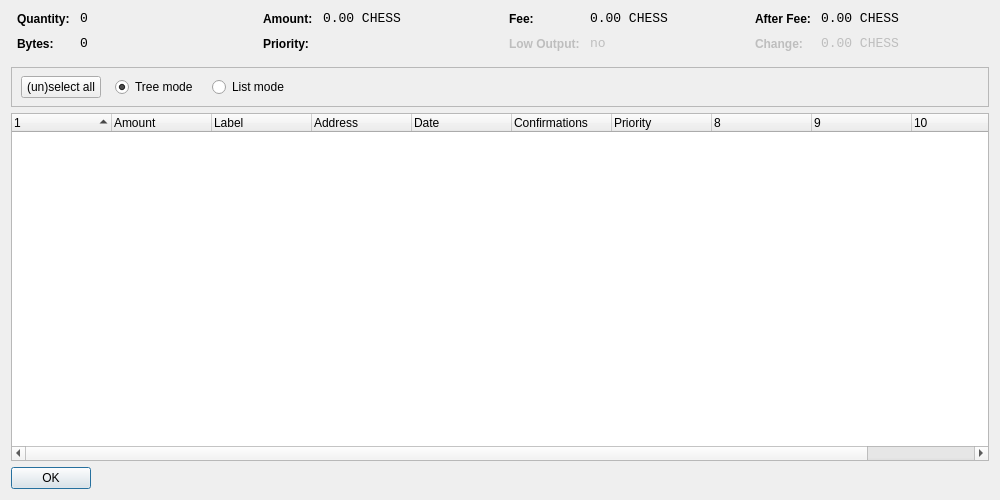
<?xml version="1.0" encoding="UTF-8"?>
<ui version="4.0">
 <class>CoinControlDialog</class>
 <widget class="QDialog" name="CoinControlDialog">
  <property name="geometry">
   <rect>
    <x>0</x>
    <y>0</y>
    <width>1000</width>
    <height>500</height>
   </rect>
  </property>
  <property name="windowTitle">
   <string>Coin Control</string>
  </property>
  <layout class="QVBoxLayout" name="verticalLayout">
   <item>
    <layout class="QHBoxLayout" name="horizontalLayoutTop" stretch="0,0,0,0">
     <property name="topMargin">
      <number>0</number>
     </property>
     <property name="bottomMargin">
      <number>10</number>
     </property>
     <item>
      <layout class="QFormLayout" name="formLayoutCoinControl1">
       <property name="horizontalSpacing">
        <number>10</number>
       </property>
       <property name="verticalSpacing">
        <number>10</number>
       </property>
       <property name="leftMargin">
        <number>6</number>
       </property>
       <property name="rightMargin">
        <number>6</number>
       </property>
       <item row="0" column="0">
        <widget class="QLabel" name="labelCoinControlQuantityText">
         <property name="styleSheet">
          <string notr="true">font-weight:bold;</string>
         </property>
         <property name="text">
          <string>Quantity:</string>
         </property>
        </widget>
       </item>
       <item row="0" column="1">
        <widget class="QLabel" name="labelCoinControlQuantity">
         <property name="font">
          <font>
           <family>Monospace</family>
           <pointsize>10</pointsize>
          </font>
         </property>
         <property name="cursor">
          <cursorShape>IBeamCursor</cursorShape>
         </property>
         <property name="contextMenuPolicy">
          <enum>Qt::ActionsContextMenu</enum>
         </property>
         <property name="text">
          <string notr="true">0</string>
         </property>
         <property name="textInteractionFlags">
          <set>Qt::LinksAccessibleByMouse|Qt::TextSelectableByKeyboard|Qt::TextSelectableByMouse</set>
         </property>
        </widget>
       </item>
       <item row="1" column="0">
        <widget class="QLabel" name="labelCoinControlBytesText">
         <property name="styleSheet">
          <string notr="true">font-weight:bold;</string>
         </property>
         <property name="text">
          <string>Bytes:</string>
         </property>
        </widget>
       </item>
       <item row="1" column="1">
        <widget class="QLabel" name="labelCoinControlBytes">
         <property name="font">
          <font>
           <family>Monospace</family>
           <pointsize>10</pointsize>
          </font>
         </property>
         <property name="cursor">
          <cursorShape>IBeamCursor</cursorShape>
         </property>
         <property name="contextMenuPolicy">
          <enum>Qt::ActionsContextMenu</enum>
         </property>
         <property name="text">
          <string notr="true">0</string>
         </property>
         <property name="textInteractionFlags">
          <set>Qt::LinksAccessibleByMouse|Qt::TextSelectableByKeyboard|Qt::TextSelectableByMouse</set>
         </property>
        </widget>
       </item>
      </layout>
     </item>
     <item>
      <layout class="QFormLayout" name="formLayoutCoinControl2">
       <property name="horizontalSpacing">
        <number>10</number>
       </property>
       <property name="verticalSpacing">
        <number>10</number>
       </property>
       <property name="leftMargin">
        <number>6</number>
       </property>
       <property name="rightMargin">
        <number>6</number>
       </property>
       <item row="0" column="0">
        <widget class="QLabel" name="labelCoinControlAmountText">
         <property name="styleSheet">
          <string notr="true">font-weight:bold;</string>
         </property>
         <property name="text">
          <string>Amount:</string>
         </property>
        </widget>
       </item>
       <item row="0" column="1">
        <widget class="QLabel" name="labelCoinControlAmount">
         <property name="font">
          <font>
           <family>Monospace</family>
           <pointsize>10</pointsize>
          </font>
         </property>
         <property name="cursor">
          <cursorShape>IBeamCursor</cursorShape>
         </property>
         <property name="contextMenuPolicy">
          <enum>Qt::ActionsContextMenu</enum>
         </property>
         <property name="text">
          <string notr="true">0.00 CHESS</string>
         </property>
         <property name="textInteractionFlags">
          <set>Qt::LinksAccessibleByMouse|Qt::TextSelectableByKeyboard|Qt::TextSelectableByMouse</set>
         </property>
        </widget>
       </item>
       <item row="1" column="0">
        <widget class="QLabel" name="labelCoinControlPriorityText">
         <property name="styleSheet">
          <string notr="true">font-weight:bold;</string>
         </property>
         <property name="text">
          <string>Priority:</string>
         </property>
        </widget>
       </item>
       <item row="1" column="1">
        <widget class="QLabel" name="labelCoinControlPriority">
         <property name="font">
          <font>
           <family>Monospace</family>
           <pointsize>10</pointsize>
          </font>
         </property>
         <property name="cursor">
          <cursorShape>IBeamCursor</cursorShape>
         </property>
         <property name="contextMenuPolicy">
          <enum>Qt::ActionsContextMenu</enum>
         </property>
         <property name="text">
          <string/>
         </property>
         <property name="textInteractionFlags">
          <set>Qt::LinksAccessibleByMouse|Qt::TextSelectableByKeyboard|Qt::TextSelectableByMouse</set>
         </property>
        </widget>
       </item>
      </layout>
     </item>
     <item>
      <layout class="QFormLayout" name="formLayoutCoinControl3">
       <property name="horizontalSpacing">
        <number>10</number>
       </property>
       <property name="verticalSpacing">
        <number>10</number>
       </property>
       <property name="leftMargin">
        <number>6</number>
       </property>
       <property name="rightMargin">
        <number>6</number>
       </property>
       <item row="0" column="0">
        <widget class="QLabel" name="labelCoinControlFeeText">
         <property name="styleSheet">
          <string notr="true">font-weight:bold;</string>
         </property>
         <property name="text">
          <string>Fee:</string>
         </property>
        </widget>
       </item>
       <item row="0" column="1">
        <widget class="QLabel" name="labelCoinControlFee">
         <property name="font">
          <font>
           <family>Monospace</family>
           <pointsize>10</pointsize>
          </font>
         </property>
         <property name="cursor">
          <cursorShape>IBeamCursor</cursorShape>
         </property>
         <property name="contextMenuPolicy">
          <enum>Qt::ActionsContextMenu</enum>
         </property>
         <property name="text">
          <string notr="true">0.00 CHESS</string>
         </property>
         <property name="textInteractionFlags">
          <set>Qt::LinksAccessibleByMouse|Qt::TextSelectableByKeyboard|Qt::TextSelectableByMouse</set>
         </property>
        </widget>
       </item>
       <item row="1" column="0">
        <widget class="QLabel" name="labelCoinControlLowOutputText">
         <property name="enabled">
          <bool>false</bool>
         </property>
         <property name="styleSheet">
          <string notr="true">font-weight:bold;</string>
         </property>
         <property name="text">
          <string>Low Output:</string>
         </property>
        </widget>
       </item>
       <item row="1" column="1">
        <widget class="QLabel" name="labelCoinControlLowOutput">
         <property name="enabled">
          <bool>false</bool>
         </property>
         <property name="font">
          <font>
           <family>Monospace</family>
           <pointsize>10</pointsize>
          </font>
         </property>
         <property name="cursor">
          <cursorShape>IBeamCursor</cursorShape>
         </property>
         <property name="contextMenuPolicy">
          <enum>Qt::ActionsContextMenu</enum>
         </property>
         <property name="text">
          <string notr="true">no</string>
         </property>
         <property name="textInteractionFlags">
          <set>Qt::LinksAccessibleByMouse|Qt::TextSelectableByKeyboard|Qt::TextSelectableByMouse</set>
         </property>
        </widget>
       </item>
      </layout>
     </item>
     <item>
      <layout class="QFormLayout" name="formLayoutCoinControl4">
       <property name="horizontalSpacing">
        <number>10</number>
       </property>
       <property name="verticalSpacing">
        <number>10</number>
       </property>
       <property name="leftMargin">
        <number>6</number>
       </property>
       <property name="rightMargin">
        <number>6</number>
       </property>
       <item row="0" column="0">
        <widget class="QLabel" name="labelCoinControlAfterFeeText">
         <property name="styleSheet">
          <string notr="true">font-weight:bold;</string>
         </property>
         <property name="text">
          <string>After Fee:</string>
         </property>
        </widget>
       </item>
       <item row="0" column="1">
        <widget class="QLabel" name="labelCoinControlAfterFee">
         <property name="font">
          <font>
           <family>Monospace</family>
           <pointsize>10</pointsize>
          </font>
         </property>
         <property name="cursor">
          <cursorShape>IBeamCursor</cursorShape>
         </property>
         <property name="contextMenuPolicy">
          <enum>Qt::ActionsContextMenu</enum>
         </property>
         <property name="text">
          <string notr="true">0.00 CHESS</string>
         </property>
         <property name="textInteractionFlags">
          <set>Qt::LinksAccessibleByMouse|Qt::TextSelectableByKeyboard|Qt::TextSelectableByMouse</set>
         </property>
        </widget>
       </item>
       <item row="1" column="0">
        <widget class="QLabel" name="labelCoinControlChangeText">
         <property name="enabled">
          <bool>false</bool>
         </property>
         <property name="styleSheet">
          <string notr="true">font-weight:bold;</string>
         </property>
         <property name="text">
          <string>Change:</string>
         </property>
        </widget>
       </item>
       <item row="1" column="1">
        <widget class="QLabel" name="labelCoinControlChange">
         <property name="enabled">
          <bool>false</bool>
         </property>
         <property name="font">
          <font>
           <family>Monospace</family>
           <pointsize>10</pointsize>
          </font>
         </property>
         <property name="cursor">
          <cursorShape>IBeamCursor</cursorShape>
         </property>
         <property name="contextMenuPolicy">
          <enum>Qt::ActionsContextMenu</enum>
         </property>
         <property name="text">
          <string notr="true">0.00 CHESS</string>
         </property>
         <property name="textInteractionFlags">
          <set>Qt::LinksAccessibleByMouse|Qt::TextSelectableByKeyboard|Qt::TextSelectableByMouse</set>
         </property>
        </widget>
       </item>
      </layout>
     </item>
    </layout>
   </item>
   <item>
    <widget class="QFrame" name="frame">
     <property name="minimumSize">
      <size>
       <width>0</width>
       <height>40</height>
      </size>
     </property>
     <property name="frameShape">
      <enum>QFrame::StyledPanel</enum>
     </property>
     <property name="frameShadow">
      <enum>QFrame::Sunken</enum>
     </property>
     <widget class="QWidget" name="horizontalLayoutWidget">
      <property name="geometry">
       <rect>
        <x>10</x>
        <y>0</y>
        <width>781</width>
        <height>41</height>
       </rect>
      </property>
      <layout class="QHBoxLayout" name="horizontalLayoutPanel" stretch="0,0,0,0">
       <property name="spacing">
        <number>14</number>
       </property>
       <item>
        <widget class="QPushButton" name="pushButtonSelectAll">
         <property name="sizePolicy">
          <sizepolicy hsizetype="Maximum" vsizetype="Fixed">
           <horstretch>0</horstretch>
           <verstretch>0</verstretch>
          </sizepolicy>
         </property>
         <property name="text">
          <string>(un)select all</string>
         </property>
        </widget>
       </item>
       <item>
        <widget class="QRadioButton" name="radioTreeMode">
         <property name="sizePolicy">
          <sizepolicy hsizetype="Maximum" vsizetype="Fixed">
           <horstretch>0</horstretch>
           <verstretch>0</verstretch>
          </sizepolicy>
         </property>
         <property name="text">
          <string>Tree mode</string>
         </property>
         <property name="checked">
          <bool>true</bool>
         </property>
        </widget>
       </item>
       <item>
        <widget class="QRadioButton" name="radioListMode">
         <property name="sizePolicy">
          <sizepolicy hsizetype="Maximum" vsizetype="Fixed">
           <horstretch>0</horstretch>
           <verstretch>0</verstretch>
          </sizepolicy>
         </property>
         <property name="text">
          <string>List mode</string>
         </property>
        </widget>
       </item>
       <item>
        <spacer name="horizontalSpacer">
         <property name="orientation">
          <enum>Qt::Horizontal</enum>
         </property>
         <property name="sizeHint" stdset="0">
          <size>
           <width>40</width>
           <height>20</height>
          </size>
         </property>
        </spacer>
       </item>
      </layout>
     </widget>
    </widget>
   </item>
   <item>
    <widget class="CoinControlTreeWidget" name="treeWidget">
     <property name="contextMenuPolicy">
      <enum>Qt::CustomContextMenu</enum>
     </property>
     <property name="sortingEnabled">
      <bool>false</bool>
     </property>
     <property name="columnCount">
      <number>11</number>
     </property>
     <attribute name="headerShowSortIndicator" stdset="0">
      <bool>true</bool>
     </attribute>
     <attribute name="headerStretchLastSection">
      <bool>false</bool>
     </attribute>
     <column>
      <property name="text">
       <string/>
      </property>
     </column>
     <column>
      <property name="text">
       <string>Amount</string>
      </property>
     </column>
     <column>
      <property name="text">
       <string>Label</string>
      </property>
     </column>
     <column>
      <property name="text">
       <string>Address</string>
      </property>
     </column>
     <column>
      <property name="text">
       <string>Date</string>
      </property>
     </column>
     <column>
      <property name="text">
       <string>Confirmations</string>
      </property>
      <property name="toolTip">
       <string>Confirmed</string>
      </property>
     </column>
     <column>
      <property name="text">
       <string>Priority</string>
      </property>
     </column>
     <column>
      <property name="text">
       <string/>
      </property>
     </column>
     <column>
      <property name="text">
       <string/>
      </property>
     </column>
     <column>
      <property name="text">
       <string/>
      </property>
     </column>
     <column>
      <property name="text">
       <string/>
      </property>
     </column>
    </widget>
   </item>
   <item>
    <widget class="QDialogButtonBox" name="buttonBox">
     <property name="sizePolicy">
      <sizepolicy hsizetype="Maximum" vsizetype="Fixed">
       <horstretch>0</horstretch>
       <verstretch>0</verstretch>
      </sizepolicy>
     </property>
     <property name="orientation">
      <enum>Qt::Horizontal</enum>
     </property>
     <property name="standardButtons">
      <set>QDialogButtonBox::Ok</set>
     </property>
    </widget>
   </item>
  </layout>
 </widget>
 <customwidgets>
  <customwidget>
   <class>CoinControlTreeWidget</class>
   <extends>QTreeWidget</extends>
   <header>coincontroltreewidget.h</header>
  </customwidget>
 </customwidgets>
 <resources/>
 <connections/>
</ui>
